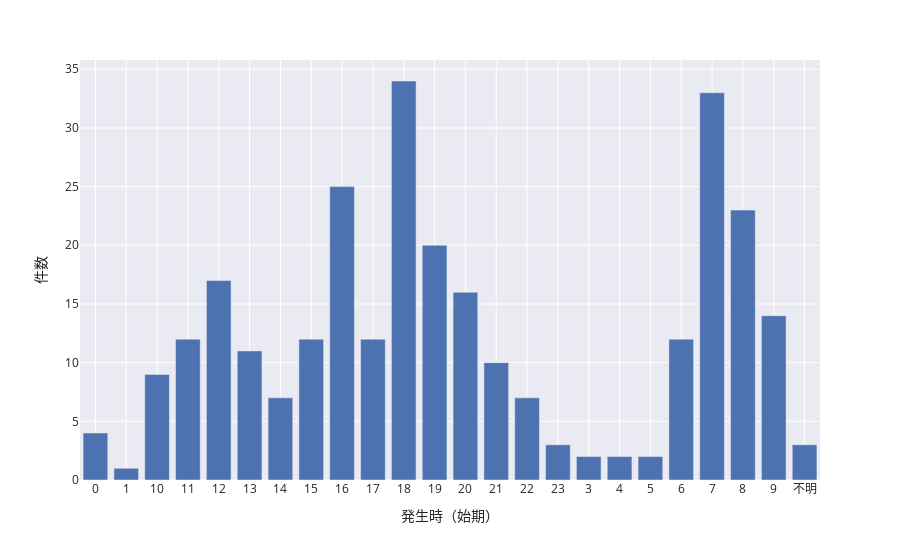

Source (notebook cell):
### Code cell
fig = px.bar(time,
            x='発生時（始期）',
            y='件数',
            template='seaborn')
fig.update_xaxes(categoryorder='category ascending')
fig.show()

### Figure 1 — Plotly figure (JSON) as saved in the notebook; plotly's stock layout.template omitted (floating-point values rounded to 4 significant figures)
{"data": [{"alignmentgroup": "True", "hovertemplate": "発生時（始期）=%{x}<br>件数=%{y}<extra></extra>", "legendgroup": "", "marker": {"color": "rgb(76,114,176)", "pattern": {"shape": ""}}, "name": "", "offsetgroup": "", "orientation": "v", "showlegend": false, "textposition": "auto", "type": "bar", "x": ["18", "7", "16", "8", "19", "12", "20", "9", "15", "17", "11", "6", "13", "21", "10", "22", "14", "0", "不明", "23", "4", "3", "5", "1"], "xaxis": "x", "y": [34, 33, 25, 23, 20, 17, 16, 14, 12, 12, 12, 12, 11, 10, 9, 7, 7, 4, 3, 3, 2, 2, 2, 1], "yaxis": "y"}], "layout": {"barmode": "relative", "legend": {"tracegroupgap": 0}, "margin": {"t": 60}, "xaxis": {"anchor": "y", "categoryorder": "category ascending", "domain": [0, 1], "title": {"text": "発生時（始期）"}}, "yaxis": {"anchor": "x", "domain": [0, 1], "title": {"text": "件数"}}}}
